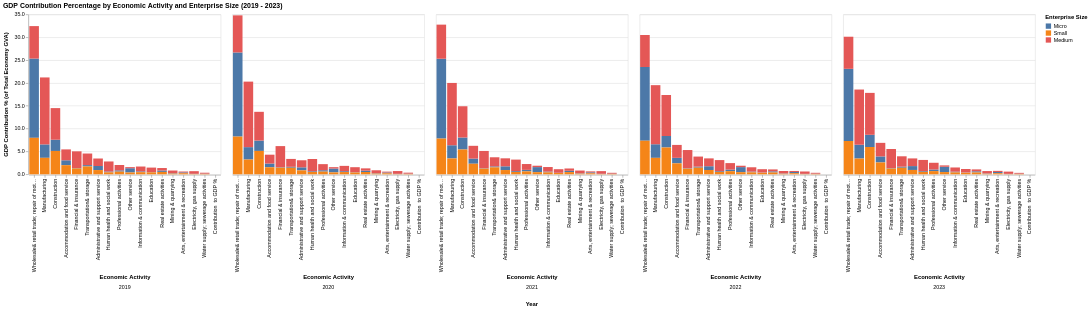

The notebook cell this image was saved under:
### Code cell
# Load and Process Data (2019-2023)
df = pd.read_csv('VS.csv', header=1)
df_cleaned = df.iloc[1:].copy()

years = [2019, 2020, 2021, 2022, 2023]
df_list = []
base_cols = ['Economic Activity', 'Micro', 'Small', 'Medium']

for i, year in enumerate(years):
    suffix = f'.{i}' if i > 0 else ''
    year_cols = [
        f'Economic activity{suffix}',
        f'Micro Establishments{suffix}',
        f'Small Establishments{suffix}',
        f'Medium Establishments{suffix}'
    ]

    try:
        df_year = df_cleaned[year_cols].copy()
    except KeyError:
        continue

    df_year.columns = base_cols
    df_year['Year'] = year
    df_list.append(df_year)

df_combined = pd.concat(df_list, ignore_index=True)

df_melted = df_combined.melt(
    id_vars=['Year', 'Economic Activity'],
    value_vars=['Micro', 'Small', 'Medium'],
    var_name='Enterprise Size',
    value_name='GVA (SAR)'
)

# Robust cleaning of GVA column and calculation
df_melted['GVA (SAR)'] = (
    df_melted['GVA (SAR)']
    .astype(str)
    .str.replace(',', '', regex=False)
    .str.replace('%', '', regex=False)
)
df_melted['GVA (SAR)'] = pd.to_numeric(df_melted['GVA (SAR)'], errors='coerce')

df_final = df_melted.dropna(subset=['GVA (SAR)', 'Economic Activity']).copy()

# Remove summary rows
summary_rows = [act for act in df_final['Economic Activity'].unique() if 'total' in str(act).lower() or 'memo' in str(act).lower() or 'all activities' in str(act).lower()]
df_final = df_final[~df_final['Economic Activity'].isin(summary_rows)].copy()

# Calculate Percentage Contribution and Merge Totals
df_total_gva_per_year = df_final.groupby('Year')['GVA (SAR)'].sum().reset_index(name='Total GVA per Year (SAR)')
df_result = pd.merge(df_final, df_total_gva_per_year, on='Year', how='left')
df_result['GDP Contribution %'] = (df_result['GVA (SAR)'] / df_result['Total GVA per Year (SAR)']) * 100

df_overall_total_gva = df_result.groupby('Economic Activity')['GVA (SAR)'].sum().reset_index(name='Overall Total GVA')
df_chart = pd.merge(df_result, df_overall_total_gva, on='Economic Activity', how='left')


# Generate Visualization
chart = alt.Chart(df_chart).mark_bar().encode(
    # X-axis: Economic Activity, sorted by Overall Total GVA
    x=alt.X('Economic Activity', sort=alt.EncodingSortField(field='Overall Total GVA', op='sum', order='descending'), title='Economic Activity'),
    # Y-axis: Sum of Percentage Contribution
    y=alt.Y('sum(GDP Contribution %)', title='GDP Contribution % (of Total Economy GVA)', axis=alt.Axis(format='.1f', titlePadding=10)),
    # Color: Stacked by Enterprise Size
    color=alt.Color('Enterprise Size', title='Enterprise Size', sort=['Micro', 'Small', 'Medium']),
    # Columns: Separate charts for each Year (Facet)
    column=alt.Column('Year:O', header=alt.Header(titleOrient='bottom', labelOrient='bottom'), title='Year'),
    # Tooltip
    tooltip=[
        alt.Tooltip('Economic Activity'),
        alt.Tooltip('Enterprise Size'),
        alt.Tooltip('Year:N'),
        alt.Tooltip('sum(GDP Contribution %)', format='.2f', title='GDP Contribution %')
    ]
).properties(
    title='GDP Contribution Percentage by Economic Activity and Enterprise Size (2019 - 2023)'
).interactive()

# Save the chart
chart.save('gdp_contribution_percentage_stacked_bar.json')

# Output the chart object itself to ensure visualization in the environment
chart

### Figure 1 — Vega-Lite specification as saved in the notebook (floating-point values rounded to 4 significant figures; data arrays with more than 128 entries replaced by an {"elided": "..."} marker saying what was removed)
{"config": {"view": {"continuousWidth": 300, "continuousHeight": 300}}, "data": {"name": "data-8160a1c7d22228c5210b0a8fd02c6268"}, "mark": {"type": "bar"}, "encoding": {"color": {"field": "Enterprise Size", "sort": ["Micro", "Small", "Medium"], "title": "Enterprise Size", "type": "nominal"}, "column": {"field": "Year", "header": {"labelOrient": "bottom", "titleOrient": "bottom"}, "title": "Year", "type": "ordinal"}, "tooltip": [{"field": "Economic Activity", "type": "nominal"}, {"field": "Enterprise Size", "type": "nominal"}, {"field": "Year", "type": "nominal"}, {"aggregate": "sum", "field": "GDP Contribution %", "format": ".2f", "title": "GDP Contribution %", "type": "quantitative"}], "x": {"field": "Economic Activity", "sort": {"field": "Overall Total GVA", "op": "sum", "order": "descending"}, "title": "Economic Activity", "type": "nominal"}, "y": {"aggregate": "sum", "axis": {"format": ".1f", "titlePadding": 10}, "field": "GDP Contribution %", "title": "GDP Contribution % (of Total Economy GVA)", "type": "quantitative"}}, "params": [{"name": "param_1", "select": {"type": "interval", "encodings": ["x", "y"]}, "bind": "scales"}], "title": "GDP Contribution Percentage by Economic Activity and Enterprise Size (2019 - 2023)", "$schema": "https://vega.github.io/schema/vega-lite/v5.20.1.json", "datasets": {"data-8160a1c7d22228c5210b0a8fd02c6268": {"elided": "270 records"}}}
